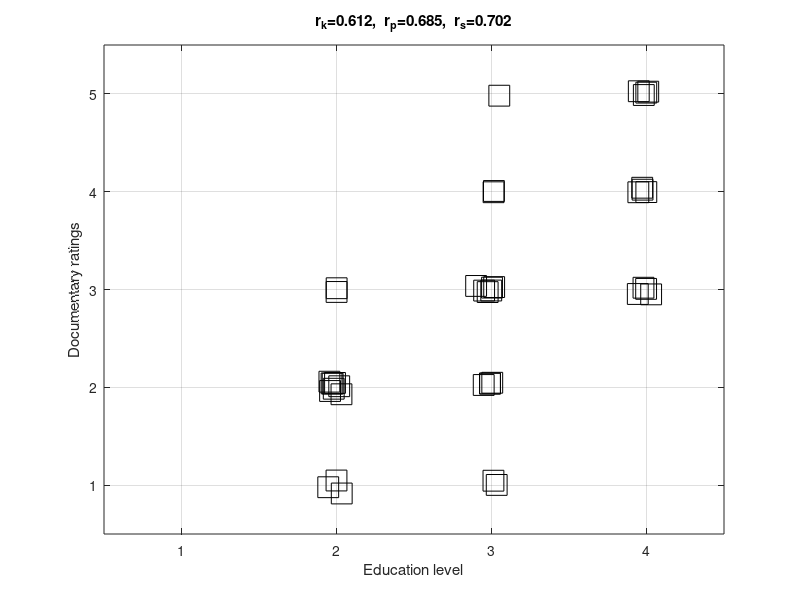
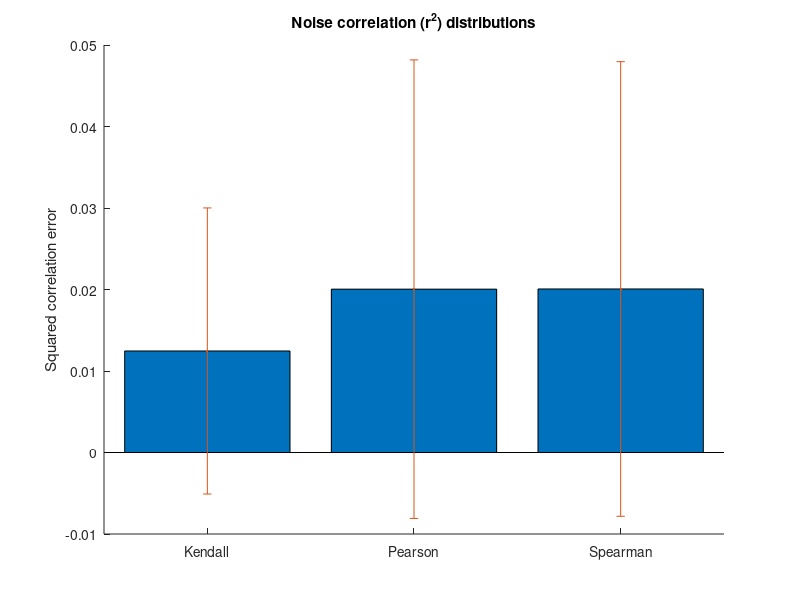
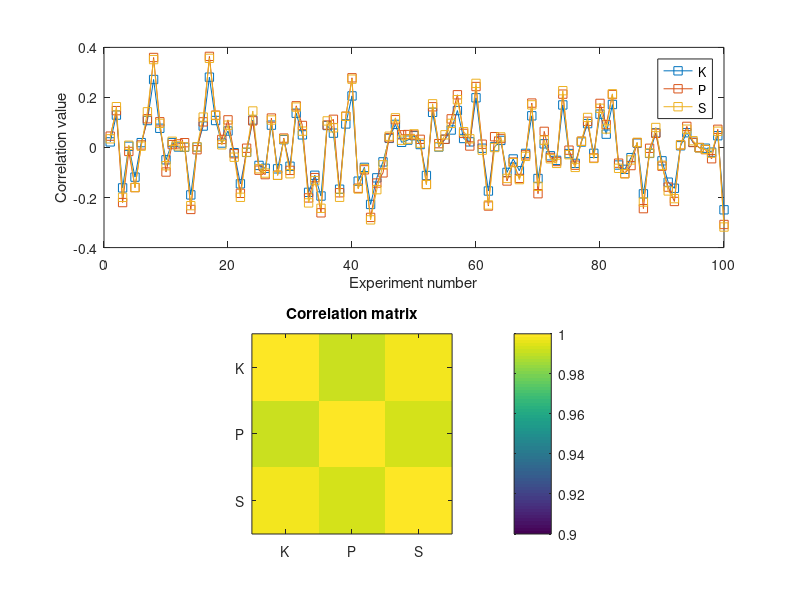

Write MATLAB code to recreate these figures, in order.
%%
%   COURSE: Master statistics and machine learning: intuition, math, code										
%      URL: udemy.com/course/statsml_x/?couponCode=202006 
% 
%  SECTION: Correlation
%    VIDEO: Kendall correlation
% 
%  TEACHER: Mike X Cohen, sincxpress.com
%

%%

% a clear MATLAB workspace is a clear mental workspace
close all; clear; clc
pkg load statistics % load Octave stats package

%% generate some data!

N = 40;

% movie ratings
docuRatings = randi(5,N,1);

% education level (1-4, correlated with docuRatings)
eduLevel = ceil( (docuRatings + randi(4,N,1) )/9 * 4 );

% compute the correlations
cr(1) = kendall(docuRatings,eduLevel);
cr(2) = corr(docuRatings,eduLevel);
cr(3) = spearman(docuRatings,eduLevel);


% plot the data
figure(1), clf
plot(eduLevel+randn(N,1)/30,docuRatings+randn(N,1)/30,'ks','markersize',15)
set(gca,'xlim',[.5 4.5],'xtick',1:4,'ytick',1:5,'ylim',[.5 5.5])
grid
xlabel('Education level')
ylabel('Documentary ratings')
title(sprintf('r_k=%g,  r_p=%g,  r_s=%g',round(cr*1000)/1000),'Interpreter','tex')

%% correlation estimation errors under H0

numExprs = 1000;
nValues = 50;
nCategories = 6;

c = zeros(numExprs,3);

for i=1:numExprs
    
    % create data
    x = randi(nCategories,nValues,1);
    y = randi(nCategories,nValues,1);
    
    % store correlations
    c(i,:) = [ kendall(x,y) corr(x,y) spearman(x,y) ];
end

% and show the graph
figure(2), clf, hold on
bar(mean(c.^2,1))
errorbar(mean(c.^2,1),std(c.^2,[],1),'.')
set(gca,'xtick',1:3,'XTickLabel',{'Kendall';'Pearson';'Spearman'})
ylabel('Squared correlation error')
title('Noise correlation (r^2) distributions')

figure(3), clf
subplot(211)
plot(c(1:100,:),'s-')
xlabel('Experiment number')
ylabel('Correlation value')
legend({'K','P','S'})


subplot(212)
imagesc(corr(c)), axis square
set(gca,'clim',[.9 1])
set(gca,'xtick',1:3,'XTickLabel',{'K','P','S'},'ytick',1:3,'YTickLabel',{'K','P','S'})
colorbar
title('Correlation matrix')

%% done.
